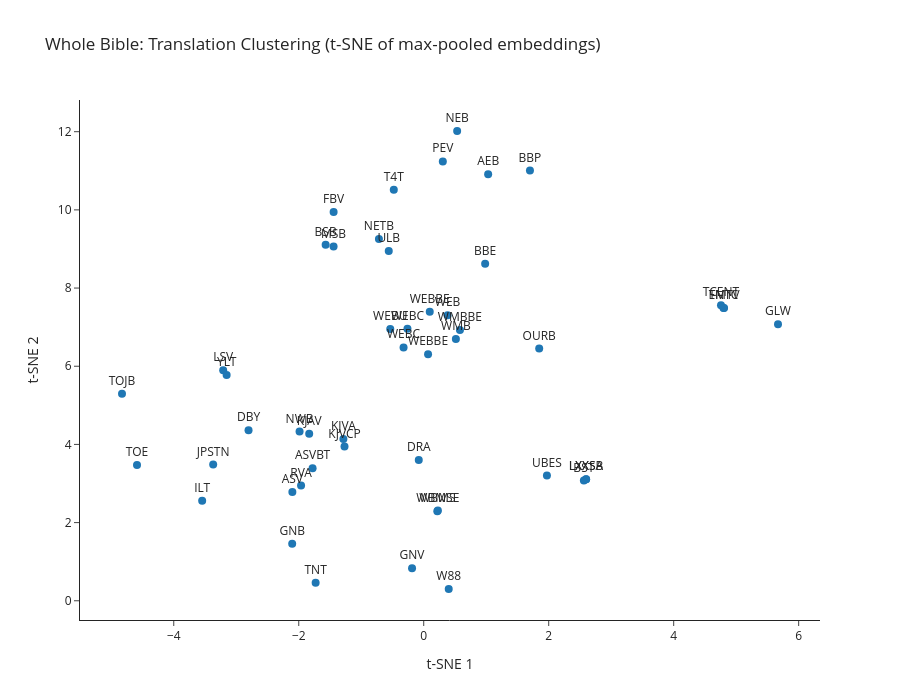

Write notebook code for a chart like this one.
### Code cell
# 2D visualization of whole-Bible max-pooled embeddings per translation using t-SNE

# Max-pool ALL verses into a single embedding per translation
bible_pooled = {}
for t_id, group in master_df.groupby("translationId"):
    embs = np.stack(group["embedding"].values)
    bible_pooled[t_id] = embs.max(axis=0)

# Build matrix and labels
t_ids_all = list(bible_pooled.keys())
bible_emb_matrix = np.stack([bible_pooled[t] for t in t_ids_all])

short_labels_all = []
full_labels_all = []
for t in t_ids_all:
    match = translation_names[translation_names["id"] == t]
    if not match.empty:
        short_labels_all.append(match.iloc[0]["shortName"])
        full_labels_all.append(match.iloc[0]["englishName"])
    else:
        short_labels_all.append(t)
        full_labels_all.append(t)

# t-SNE to 2D
tsne_bible = TSNE(n_components=2, perplexity=min(15, len(t_ids_all) - 1), random_state=42, metric="cosine")
coords_bible_2d = tsne_bible.fit_transform(bible_emb_matrix)

# Build plot DataFrame
plot_bible_df = pd.DataFrame({
    "x": coords_bible_2d[:, 0],
    "y": coords_bible_2d[:, 1],
    "translation": short_labels_all,
    "translation_name": full_labels_all,
})

fig_bible = px.scatter(
    plot_bible_df, x="x", y="y", text="translation",
    hover_data={"translation_name": True, "translation": True, "x": False, "y": False},
    title="Whole Bible: Translation Clustering (t-SNE of max-pooled embeddings)",
    template="simple_white",
    width=900, height=700,
)
fig_bible.update_traces(textposition="top center", marker=dict(size=8))
fig_bible.update_layout(
    xaxis_title="t-SNE 1", yaxis_title="t-SNE 2",
    showlegend=False,
)
fig_bible.show()

### Figure 1 — Plotly figure (JSON) as saved in the notebook; plotly's stock layout.template omitted (floating-point values rounded to 4 significant figures)
{"data": [{"customdata": [["Berean Standard Bible", "BSB"], ["World English Bible", "WEB"], ["ASV Byzantine Text", "ASVBT"], ["Anindilyakwa English Bible", "AEB"], ["American Standard Version (1901)", "ASV"], ["Barkly Bible Portions", "BBP"], ["Bible in Basic English", "BBE"], ["Updated Brenton English Septuagint", "UBES"], ["Brenton English Septuagint", "BST"], ["KJV Cambridge Paragraph", "KJVCP"], ["Darby Translation", "DBY"], ["Douay-Rheims 1899", "DRA"], ["English Majority Text Version", "EMTV"], ["Family 35 NT", "TNTC"], ["Free Bible Version", "FBV"], ["God's Living Word", "GLW"], ["Geneva Bible 1599", "GNV"], ["JPS TaNaKH 1917", "JPSTN"], ["King James Version + Apocrypha", "KJVA"], ["King James Version", "KJAV"], ["Leeser Tanakh", "ILT"], ["English LSV", "LSV"], ["British English Septuagint 2012", "LXXSB"], ["LXX2012 U. S. English", "LXXSA"], ["Majority Standard BIble", "MSB"], ["NET Bible", "NETB"], ["Nyangumarta English Bible", "NEB"], ["Noyes Bible", "GNB"], ["The Orthodox Jewish Bible -  Tanakh and Orthodox Jewish Brit Chadasha - The Holy Bible", "TOJB"], ["Targum Onkelos Etheridge", "TOE"], ["One Unity Resource Bible", "OURB"], ["Plain English Version", "PEV"], ["Revised Version", "RVA"], ["Translation for Translators", "T4T"], ["Text-Critical English NT", "TCENT"], ["Tyndale NT", "TNT"], ["Unlocked Literal Bible", "ULB"], ["Wycliffe Bible portions", "W88"], ["Webster Bible", "NWB"], ["World English Bible Classic", "WEBC"], ["World English Bible (Catholic)", "WEBC"], ["World English Bible British Edition", "WEBBE"], ["World English Bible Updated", "WEBU"], ["World English Bible British Edition with Deuterocanon", "WEBBE"], ["World Messianic Bible", "WMB"], ["World Messianic Bible British Edition", "WMBBE"], ["English: Wycliffe's Bible Modern Spelling (with Deuterocanon)", "WBMS"], ["English: Wycliffe's Bible Modern Spelling (Enhanced) (with Deuterocanon)", "WBMSE"], ["Young's Literal Translation", "YLT"]], "hovertemplate": "translation=%{customdata[1]}<br>translation_name=%{customdata[0]}<extra></extra>", "legendgroup": "", "marker": {"color": "#1F77B4", "size": 8, "symbol": "circle"}, "mode": "markers+text", "name": "", "orientation": "v", "showlegend": false, "text": ["BSB", "WEB", "ASVBT", "AEB", "ASV", "BBP", "BBE", "UBES", "BST", "KJVCP", "DBY", "DRA", "EMTV", "TNTC", "FBV", "GLW", "GNV", "JPSTN", "KJVA", "KJAV", "ILT", "LSV", "LXXSB", "LXXSA", "MSB", "NETB", "NEB", "GNB", "TOJB", "TOE", "OURB", "PEV", "RVA", "T4T", "TCENT", "TNT", "ULB", "W88", "NWB", "WEBC", "WEBC", "WEBBE", "WEBU", "WEBBE", "WMB", "WMBBE", "WBMS", "WBMSE", "YLT"], "textposition": "top center", "type": "scatter", "x": [-1.57, 0.3813, -1.779, 1.031, -2.102, 1.7, 0.9829, 1.971, 2.563, -1.268, -2.803, -0.07915, 4.806, 4.797, -1.442, 5.669, -0.1869, -3.369, -1.285, -1.833, -3.546, -3.209, 2.598, 2.598, -1.443, -0.7171, 0.5348, -2.105, -4.828, -4.588, 1.848, 0.3053, -1.963, -0.4791, 4.757, -1.73, -0.5596, 0.4, -1.987, -0.3227, -0.2603, 0.09623, -0.5355, 0.06929, 0.5145, 0.5796, 0.2176, 0.2262, -3.154], "xaxis": "x", "y": [9.106, 7.304, 3.389, 10.91, 2.784, 11.01, 8.622, 3.204, 3.074, 3.944, 4.359, 3.6, 7.487, 7.492, 9.944, 7.074, 0.8329, 3.486, 4.14, 4.272, 2.561, 5.899, 3.109, 3.11, 9.062, 9.258, 12.02, 1.456, 5.293, 3.476, 6.453, 11.24, 2.947, 10.51, 7.558, 0.4631, 8.949, 0.3013, 4.328, 6.481, 6.962, 7.391, 6.954, 6.308, 6.695, 6.927, 2.289, 2.308, 5.777], "yaxis": "y"}], "layout": {"height": 700, "legend": {"tracegroupgap": 0}, "showlegend": false, "title": {"text": "Whole Bible: Translation Clustering (t-SNE of max-pooled embeddings)"}, "width": 900, "xaxis": {"anchor": "y", "domain": [0, 1], "title": {"text": "t-SNE 1"}}, "yaxis": {"anchor": "x", "domain": [0, 1], "title": {"text": "t-SNE 2"}}}}
